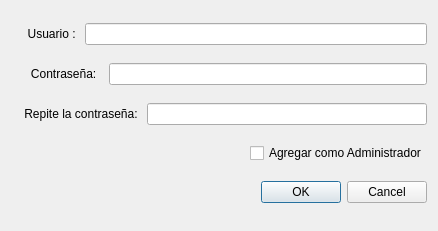
<?xml version="1.0" encoding="UTF-8"?>
<ui version="4.0">
 <class>RegistrarVendedorDialog</class>
 <widget class="QDialog" name="RegistrarVendedorDialog">
  <property name="geometry">
   <rect>
    <x>0</x>
    <y>0</y>
    <width>438</width>
    <height>231</height>
   </rect>
  </property>
  <property name="windowTitle">
   <string>Registrar un Vendedor</string>
  </property>
  <layout class="QGridLayout" name="gridLayout">
   <item row="0" column="0" colspan="2">
    <layout class="QHBoxLayout" name="horizontalLayout">
     <item>
      <widget class="QLabel" name="usuarioLabel">
       <property name="text">
        <string>     Usuario : </string>
       </property>
      </widget>
     </item>
     <item>
      <widget class="QLineEdit" name="usuarioLineEdit"/>
     </item>
    </layout>
   </item>
   <item row="1" column="0" colspan="2">
    <layout class="QHBoxLayout" name="horizontalLayout_2">
     <item>
      <widget class="QLabel" name="claveLabel">
       <property name="text">
        <string>      Contraseña:  </string>
       </property>
      </widget>
     </item>
     <item>
      <widget class="QLineEdit" name="claveLineEdit"/>
     </item>
    </layout>
   </item>
   <item row="2" column="0" colspan="2">
    <layout class="QHBoxLayout" name="horizontalLayout_3">
     <item>
      <widget class="QLabel" name="label_3">
       <property name="text">
        <string>    Repite la contraseña: </string>
       </property>
      </widget>
     </item>
     <item>
      <widget class="QLineEdit" name="repiteClaveLineEdit"/>
     </item>
    </layout>
   </item>
   <item row="3" column="0">
    <spacer name="horizontalSpacer">
     <property name="orientation">
      <enum>Qt::Horizontal</enum>
     </property>
     <property name="sizeHint" stdset="0">
      <size>
       <width>252</width>
       <height>20</height>
      </size>
     </property>
    </spacer>
   </item>
   <item row="3" column="1">
    <widget class="QCheckBox" name="checkBoxIsAdmin">
     <property name="text">
      <string>Agregar como Administrador</string>
     </property>
    </widget>
   </item>
   <item row="4" column="0" colspan="2">
    <widget class="QDialogButtonBox" name="buttonBoxRegistrar">
     <property name="standardButtons">
      <set>QDialogButtonBox::Cancel|QDialogButtonBox::Ok</set>
     </property>
    </widget>
   </item>
  </layout>
 </widget>
 <resources/>
 <connections/>
</ui>
